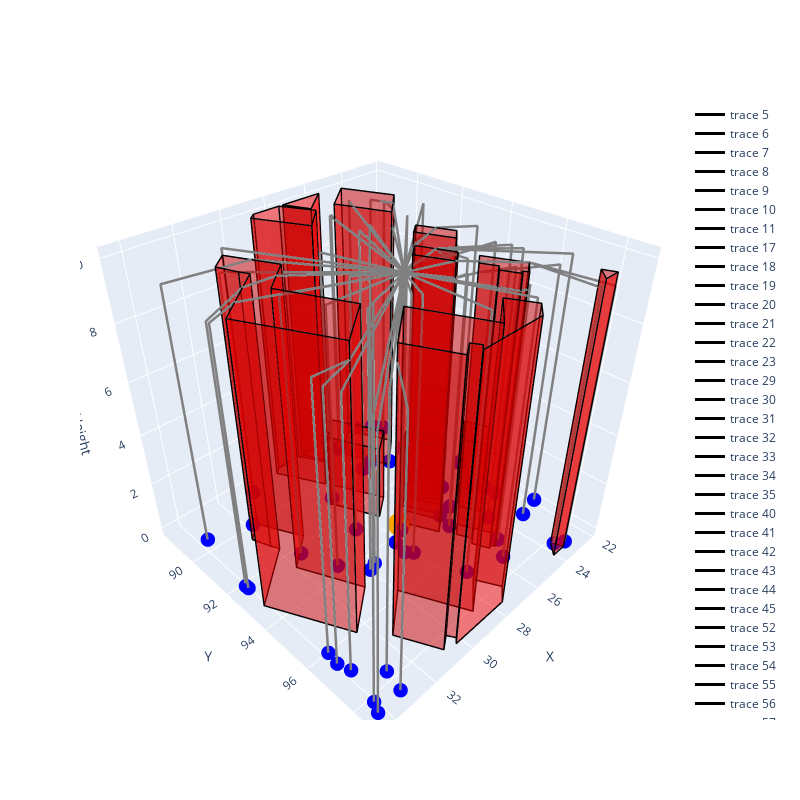

Notebook source saved alongside this figure:
### Code cell
# ploting th route

initial_plot(delivary_locations=delivary_loc, obstacles=obstacles, dp=initial_dp, route = route_2.copy())
